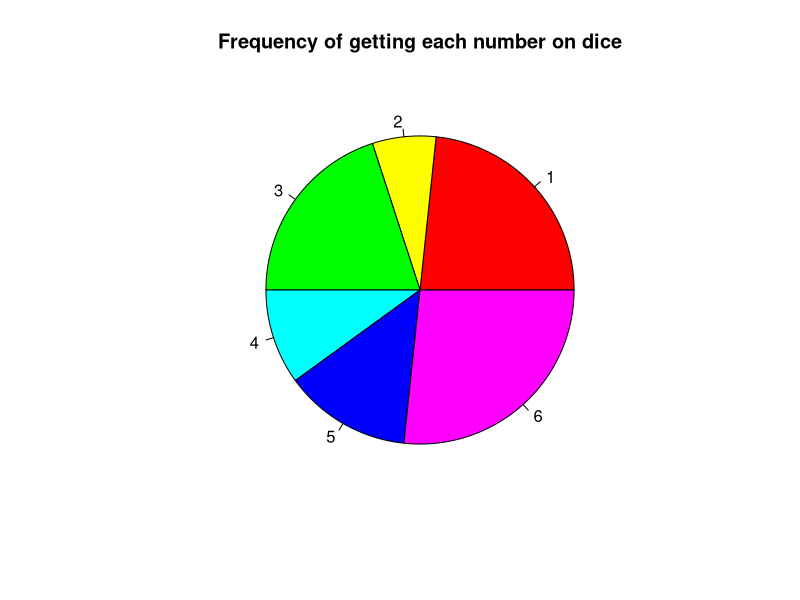

Source code (R):
x <- c(84, 24, 72, 36, 48, 96)

labels <- c(1, 2, 3, 4, 5, 6)

pie(x, labels, main = "Frequency of getting each number on dice", col = rainbow(length(x)))